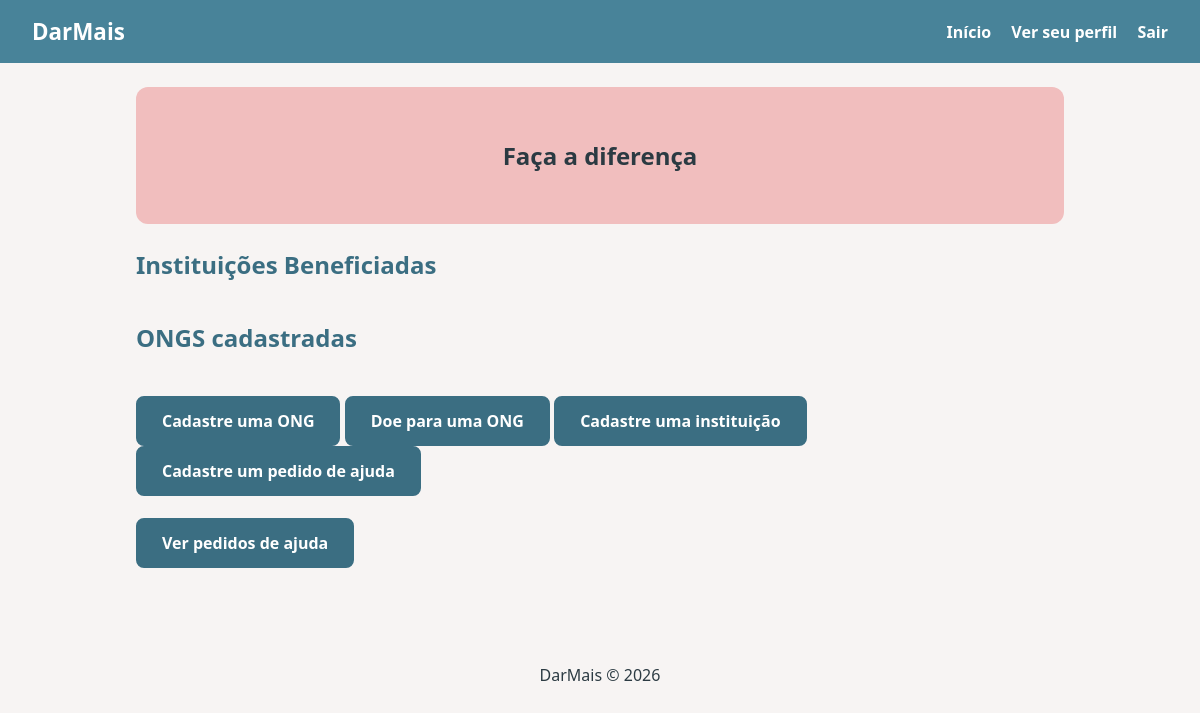
Before: / (signed in) with the older database file.
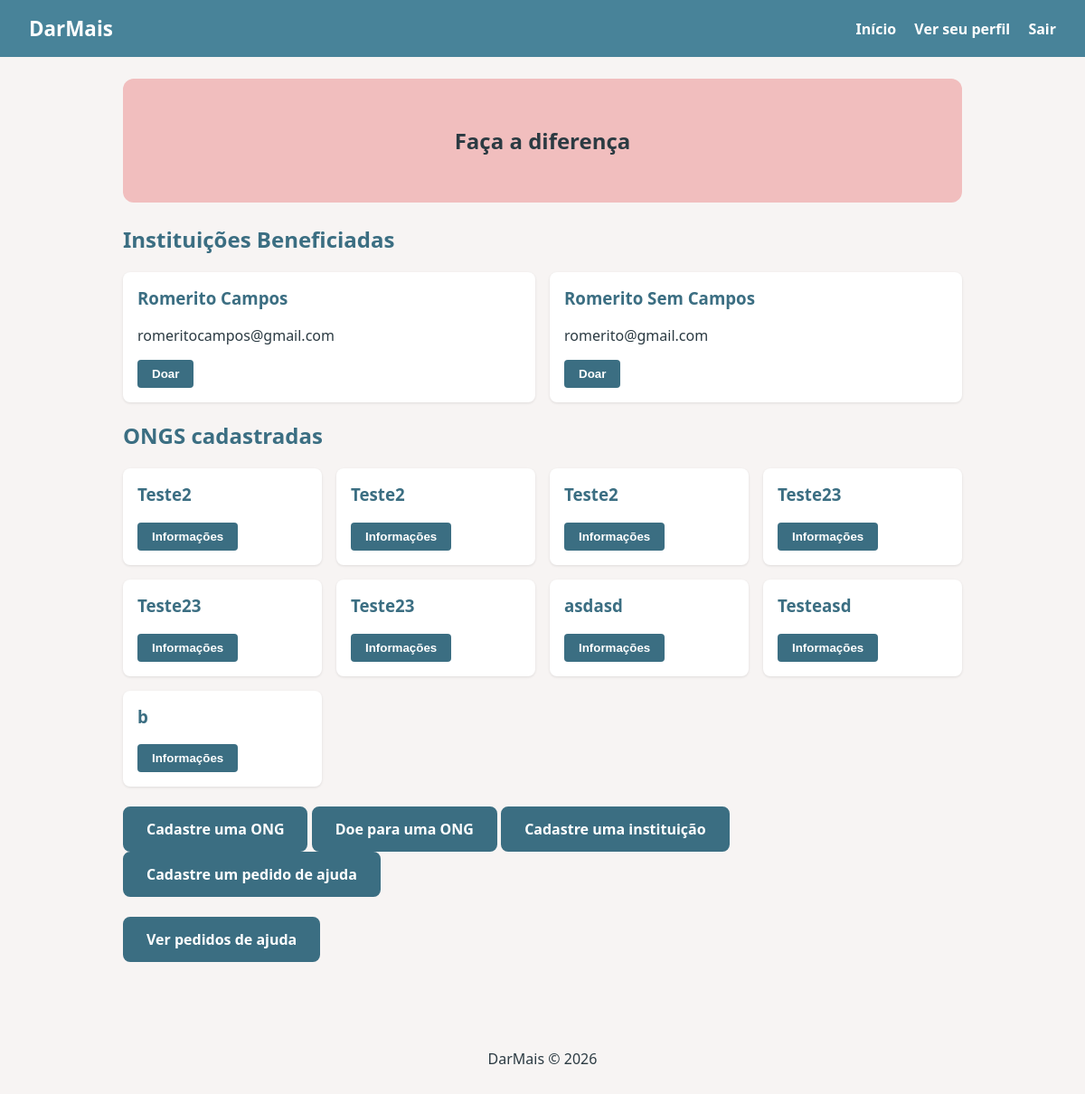
After: the same page with the newer database file.
### projeto_romerito/models.py (models this page shows)
class Instituicao(Base):
    __tablename__ = "instituicoes"
    id: Mapped[int] = mapped_column(primary_key=True, autoincrement=True)
    nome: Mapped[str] = mapped_column(String(100), nullable=False)
    email: Mapped[str] = mapped_column(String(80), unique=True, nullable=False)
    cnpj: Mapped[str] = mapped_column(String(18), unique=True, nullable=False)
    senha: Mapped[str] = mapped_column(String(255), nullable=False)
    pedidos_ajuda: Mapped[List["PedidoDeAjuda"]] = relationship(
        back_populates="instituicao"
    )

class Ong(Base):
    __tablename__ = "ongs"
    id: Mapped[int] = mapped_column(primary_key=True, autoincrement=True)
    nome: Mapped[str] = mapped_column(String(100), nullable=False)
    descricao: Mapped[str] = mapped_column(Text, nullable=False)
    projetos: Mapped[List["ProjetoSocial"]] = relationship(
        back_populates="ong"
    )
    doacoes: Mapped[List["Doacao"]] = relationship(
        back_populates="ong"
    )

### projeto_romerito/blueprints/index/routes.py (the view)
@index_bp.route('/')
def index():
    usuario_id = sf.get('user_id')
    if usuario_id:
        with Session(bind = engine) as session:
          inst = session.scalars(select(Instituicao)).all()
          ong = session.scalars(select(Ong)).all()
          return render_template("index/index.html", instituicoes= inst, ongs = ong)
    return render_template('auth/login.html')

### projeto_romerito/blueprints/index/templates/index/index.html (shortened to what this page needs)
{% extends 'base.html' %}
{% block conteudo %}
  <section class="hero">
    <h1>Faça a diferença</h1>
  </section>
  <h2>Instituições Beneficiadas</h2>
  <div class="cards">
    {% for inst in instituicoes %}
      <div class="card">
        <h3>{{ inst.nome }}</h3>
        <p>{{ inst.email }}</p>
        <a href="{{url_for('doacoes.doar')}}"><button type="button">Doar</button></a>
      </div>
    {% endfor %}
    </div>
  <h2>ONGS cadastradas</h2>
 <div class="cards">
  {% for ong in ongs %}
  <div class="card">
    <h3>{{ ong.nome}}</h3>
    <a href="{{url_for('ongs.informacoes', ong_id = ong.id)}}"><button type="button">Informações</button></a>
    </div>
    {% endfor %}
  </div>
  <br>
  <a class="btn-cadastro" href="{{ url_for('ongs.cadastro_ongs') }}">
    Cadastre uma ONG
  </a>
  <a class="btn-cadastro" href="{{url_for('doacoes.doar', user_id=session.get('user_id')) }}">Doe para uma ONG</a>
  <a class="btn-cadastro" href="{{url_for('instituicoes.cadastro')}}">Cadastre uma instituição</a>
  <a class="btn-cadastro" href="{{url_for('pedidos.cadastrar')}}">Cadastre um pedido de ajuda</a>
  <br>
  <br>
  <a class="btn-cadastro" href="{{url_for('pedidos.listar')}}">Ver pedidos de ajuda</a>
{% endblock %}

### projeto_romerito/templates/base.html (shortened to what this page needs)
<!DOCTYPE html>
<html lang="pt-br">
<head>
  <link rel="stylesheet" href="{{ url_for('static', filename='style.css') }}">
</head>
<body>
  <header>
    <a class="logo" href="{{ url_for('index.index') }}">DarMais</a>
    <nav>
      <a href="{{ url_for('index.index') }}">Início</a>
      {% if session.get("user_id") %}
        <a href="{{ url_for('users.perfil', user_id=session.get('user_id')) }}">Ver seu perfil</a>
        <a href="{{ url_for('auth.logout') }}">Sair</a>
      {% endif %}
    </nav>
  </header>
  <main>
    {% block conteudo %}{% endblock %}
  </main>
  <footer>
    <p>DarMais &copy; 2026</p>
  </footer>
</body>
</html>

### projeto_romerito/static/style.css (style rules this page uses)
:root { --cinza: #D8D8D8; --azul: #488399; --azul-escuro: #3b6e82; --coral: #EA9393; --amarelo: #F4D38A; --rosa: #F1BEBE; --fundo: #f7f4f3; --texto: #2b3a42; }
* { box-sizing: border-box; }
body { font-family: system-ui, sans-serif; margin: 0; color: var(--texto); background: var(--fundo); }
header { display: flex; justify-content: space-between; align-items: center; padding: 1rem 2rem; background: var(--azul); }
header a { color: #fff; text-decoration: none; }
.logo { font-size: 1.4rem; font-weight: bold; }
nav a { margin-left: 1rem; font-weight: 600; }
main { max-width: 960px; margin: 0 auto; padding: 1.5rem 1rem; }
.hero { text-align: center; padding: 2rem 1rem; background: var(--rosa); border-radius: 12px; margin-bottom: 1.5rem; }
h2 { color: var(--azul-escuro); }
.cards { display: grid; grid-template-columns: repeat(auto-fit, minmax(220px, 1fr)); gap: 1rem; }
.card { background: #fff; padding: 1rem; border-radius: 8px; box-shadow: 0 1px 3px rgba(0,0,0,.1); }
.card h3 { color: var(--azul-escuro); margin-top: 0; }
button { background: var(--azul-escuro); color: #fff; border: 0; padding: .5rem 1rem; border-radius: 4px; cursor: pointer; font-weight: 600; }
a { color: var(--azul-escuro); }
footer { text-align: center; padding: 1.5rem; color: var(--texto); margin-top: 2rem; }
.btn-cadastro { display: inline-block; background-color: var(--azul-escuro); color: #fff; padding: 12px 24px; border-radius: 8px; text-decoration: none; font-size: 16px; font-weight: bold; border: 2px solid var(--azul-escuro); transition: background-color 0.3s, transform 0.2s; }

Changed rows visible on the page:
added Instituicao: nome "Romerito Campos", email "romeritocampos@gmail.com"
added Instituicao: nome "Romerito Sem Campos", email "romerito@gmail.com"
added Ong: nome "Teste2"
added Ong: nome "Teste2"
added Ong: nome "Teste2"
added Ong: nome "Teste23"
added Ong: nome "Teste23"
added Ong: nome "Teste23"
added Ong: nome "asdasd"
added Ong: nome "Testeasd"
added Ong: nome "b"
